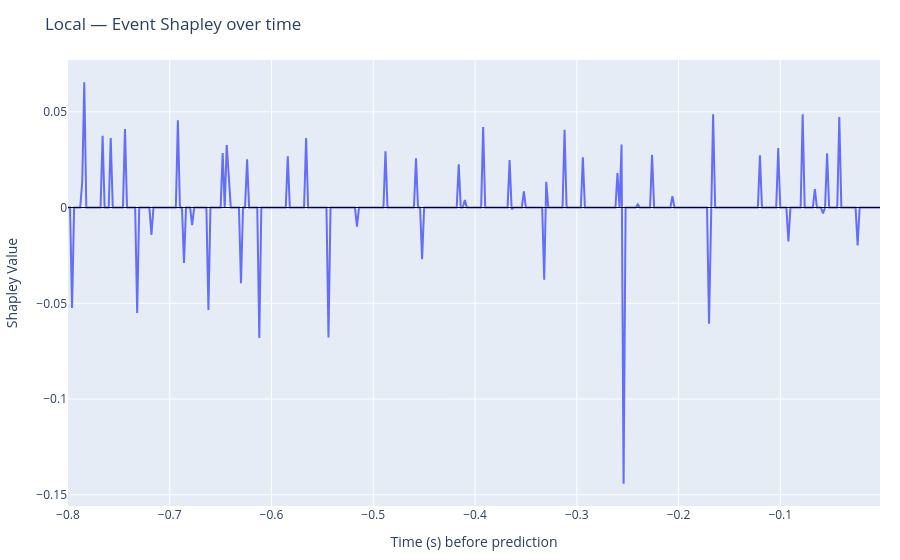

Notebook source saved alongside this figure:
### Markdown cell above
Event Shapley as a line over time (local)

### Code cell
FS = 500  # sampling rate (Hz)

# Build time axis (seconds before prediction)
times = (np.arange(-K, 0) / FS).astype(float)

ev_line = ev_i.copy().reset_index(drop=True)
ev_line["time_s"] = times[:len(ev_line)]  # guard if lengths differ

fig = px.line(
    ev_line,
    x="time_s",
    y="Shapley Value",
    title="Local — Event Shapley over time",
    labels={"time_s": "Time (s) before prediction", "Shapley Value": "Shapley Value"},
)

# add zero reference line
fig.add_hline(y=0, line_width=1, line_color="black")

fig.update_layout(margin=dict(l=40, r=20, t=60, b=40))
fig.show()

### Figure 1 — Plotly figure (JSON) as saved in the notebook; plotly's stock layout.template omitted (floating-point values rounded to 4 significant figures; data arrays with more than 128 entries replaced by an {"elided": "..."} marker saying what was removed)
{"data": [{"hovertemplate": "Time (s) before prediction=%{x}<br>Shapley Value=%{y}<extra></extra>", "legendgroup": "", "line": {"color": "#636efa", "dash": "solid"}, "marker": {"symbol": "circle"}, "mode": "lines", "name": "", "orientation": "v", "showlegend": false, "type": "scatter", "x": {"elided": "400 float values"}, "xaxis": "x", "y": {"elided": "400 float values"}, "yaxis": "y"}], "layout": {"legend": {"tracegroupgap": 0}, "margin": {"b": 40, "l": 40, "r": 20, "t": 60}, "shapes": [{"line": {"color": "black", "width": 1}, "type": "line", "x0": 0, "x1": 1, "xref": "x domain", "y0": 0, "y1": 0, "yref": "y"}], "title": {"text": "Local — Event Shapley over time"}, "xaxis": {"anchor": "y", "domain": [0, 1], "title": {"text": "Time (s) before prediction"}}, "yaxis": {"anchor": "x", "domain": [0, 1], "title": {"text": "Shapley Value"}}}}
